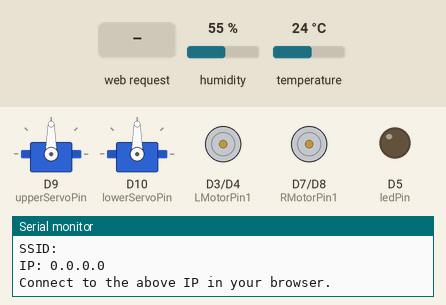
The sketch below on a simulated Arduino Uno R4 WiFi. On the bench: 2 × servo, motor-driver pin pairs drawn as motors (green arrow = first pin HIGH = forward, orange = second pin HIGH = backward, longer = more drive, scaled by the enable pin), output pins drawn as LEDs (lit = HIGH), the last lines printed to the serial monitor. The test bench sets the inputs (shaded band); at power-on: humidity 55 %, temperature 24 °C.

Above: at 6.2 s.
6.3 s: HTTP request GET /angle= received
At 7.6 s:
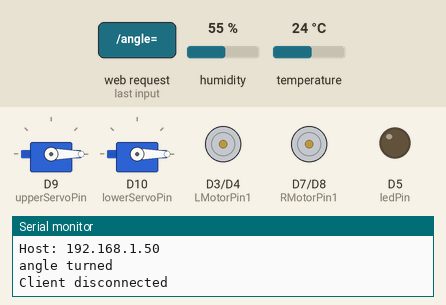
8.3 s: HTTP request GET /LMotor=ON received
At 9.1 s:
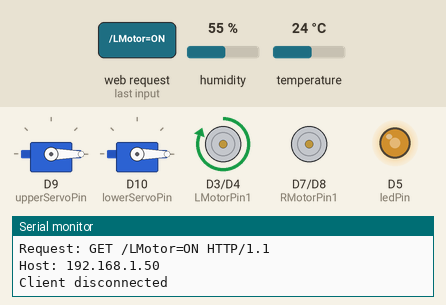
10.3 s: HTTP request GET /LMotor=OFF received
At 11.8 s:
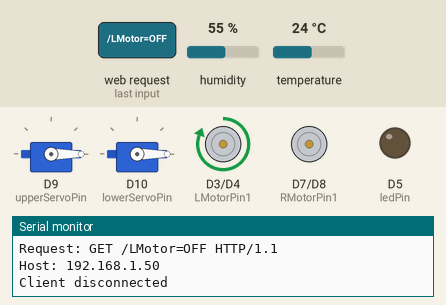
12.3 s: HTTP request GET /RMotor=ON received
At 13.3 s:
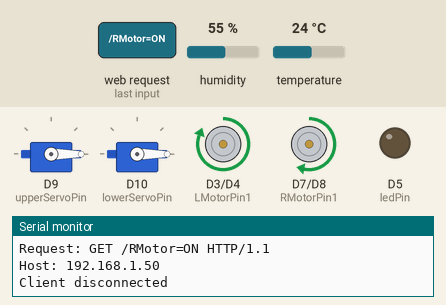
14.3 s: HTTP request GET /RMotor=OFF received
At 16.0 s:
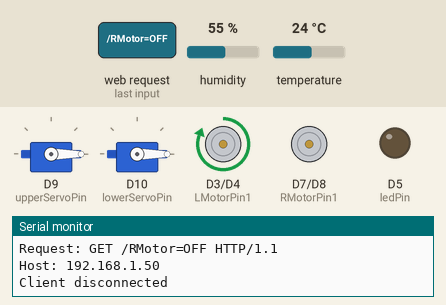
16.3 s: HTTP request GET /LMotor=ON received
At 17.6 s:
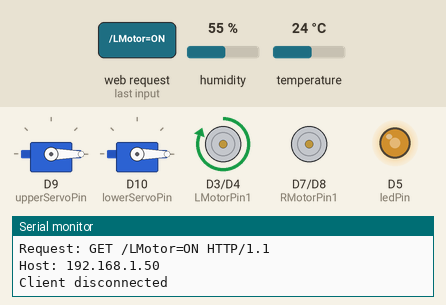
Timing chart, 0 to 19.3 s (numbered marks = the images above; inputs shaded):
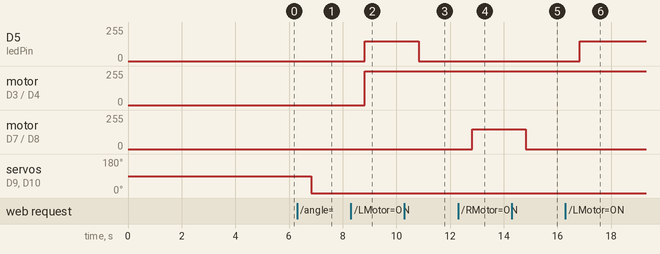

The sketch:

unoR4_main.ino
```cpp
#include <WiFiS3.h>
#include <DHT11.h>
#include <Servo.h>

// WiFi 설정
char ssid[] = "NLD";
char pass[] = "qwertyuiop";

WiFiServer server(80);
int status = WL_IDLE_STATUS;

// 핀 정의
int ledPin = 5;
int LMotorPin1 = 3;
int LMotorPin2 = 4;
int LMotorSpeedPin = 5;

int RMotorPin1 = 7;
int RMotorPin2 = 8;
int RMotorSpeedPin = 6;

int upperServoPin = 9;
int lowerServoPin = 10;

#define DHT11_PIN 2
DHT11 dht11(DHT11_PIN);

Servo upperServo;
Servo lowerServo;

int LMotorState = 0, RMotorState = 0;
int LMotorDir = 0, RMotorDir = 0;
int LMotorSpeed = 150, RMotorSpeed = 150;
int upperServoAngle = 90, lowerServoAngle = 90;

void setup() {
  Serial.begin(9600);

  pinMode(ledPin, OUTPUT);
  pinMode(LMotorPin1, OUTPUT);
  pinMode(LMotorPin2, OUTPUT);
  pinMode(LMotorSpeedPin, OUTPUT);
  pinMode(RMotorPin1, OUTPUT);
  pinMode(RMotorPin2, OUTPUT);
  pinMode(RMotorSpeedPin, OUTPUT);

  upperServo.attach(upperServoPin);
  lowerServo.attach(lowerServoPin);

  WiFi.config(IPAddress(192, 168, 43, 150));
  Serial.println("Starting Access Point...");

  status = WiFi.beginAP(ssid, pass);
  if (status != WL_AP_LISTENING) {
    Serial.println("AP Start Failed");
    while (true);
  }

  delay(5000);
  server.begin();
  printWiFiStatus();
}

void loop() {
  WiFiClient client = server.available();
  if (!client) return;

  String currentLine = "", request = "";

  while (client.connected()) {
    if (client.available()) {
      char c = client.read();
      request += c;
      if (c == '\n' && currentLine.length() == 0) break;
      if (c == '\n') currentLine = "";
      else if (c != '\r') currentLine += c;
    }
  }

  int temp = 0, hum = 0;
  dht11.readTemperatureHumidity(temp, hum);

  Serial.print("Request: ");
  Serial.println(request);


  if (request.indexOf("/LED=ON") != -1) digitalWrite(ledPin, HIGH);
  if (request.indexOf("/LED=OFF") != -1) digitalWrite(ledPin, LOW);

  if (request.indexOf("/angle=") != -1) {
    int angleStart = request.indexOf("/angle=") + 7;
    int angleEnd = request.indexOf(" ", angleStart);
    if (angleEnd == -1) angleEnd = request.length();
    int angle = request.substring(angleStart, angleEnd).toInt();
    if (angle >= 0 && angle <= 180) {
      upperServo.write(angle);
      lowerServo.write(angle);
    }

    Serial.println("angle turned");
  }

  if (request.indexOf("/LMotor=ON") != -1) LMotorState = 1;
  if (request.indexOf("/LMotor=OFF") != -1) LMotorState = 0;
  if (request.indexOf("/LMotor=FORWARD") != -1) LMotorDir = 0;
  if (request.indexOf("/LMotor=BACKWARD") != -1) LMotorDir = 1;

  if (request.indexOf("/RMotor=ON") != -1) RMotorState = 1;
  if (request.indexOf("/RMotor=OFF") != -1) RMotorState = 0;
  if (request.indexOf("/RMotor=FORWARD") != -1) RMotorDir = 0;
  if (request.indexOf("/RMotor=BACKWARD") != -1) RMotorDir = 1;

  if (request.indexOf("/Speed=LOW") != -1) LMotorSpeed = RMotorSpeed = 50;
  if (request.indexOf("/Speed=MEDIUM") != -1) LMotorSpeed = RMotorSpeed = 150;
  if (request.indexOf("/Speed=HIGH") != -1) LMotorSpeed = RMotorSpeed = 255;

  if (LMotorState) {
    digitalWrite(LMotorPin1, LMotorDir == 0 ? HIGH : LOW);
    digitalWrite(LMotorPin2, LMotorDir == 0 ? LOW : HIGH);
    analogWrite(LMotorSpeedPin, LMotorSpeed);
  } else analogWrite(LMotorSpeedPin, 0);

  if (RMotorState) {
    digitalWrite(RMotorPin1, RMotorDir == 0 ? HIGH : LOW);
    digitalWrite(RMotorPin2, RMotorDir == 0 ? LOW : HIGH);
    analogWrite(RMotorSpeedPin, RMotorSpeed);
  } else analogWrite(RMotorSpeedPin, 0);

  client.stop();
  Serial.println("Client disconnected");
}

void printWiFiStatus() {
  Serial.print("SSID: "); Serial.println(WiFi.SSID());
  Serial.print("IP: "); Serial.println(WiFi.localIP());
  Serial.println("Connect to the above IP in your browser.");
}
```

Measured:
- after the input at 6.3 s, servo on D9 (upperServoPin), servo on D10 (lowerServoPin): 90° → 0° after 0.53 s
- after the input at 8.3 s, D5 (ledPin): 0/255 → 150/255 after 0.53 s; motor on D3 (LMotorPin1) / D4 (LMotorPin2): stopped → forward 255/255 after 0.53 s
- after the input at 10.3 s, D5 (ledPin): 150/255 → 0/255 after 0.53 s
- after the input at 12.3 s, motor on D7 (RMotorPin1) / D8 (RMotorPin2): stopped → forward 150/255 after 0.53 s
- after the input at 14.3 s, motor on D7 (RMotorPin1) / D8 (RMotorPin2): forward 150/255 → stopped after 0.53 s
- after the input at 16.3 s, D5 (ledPin): 0/255 → 150/255 after 0.53 s
